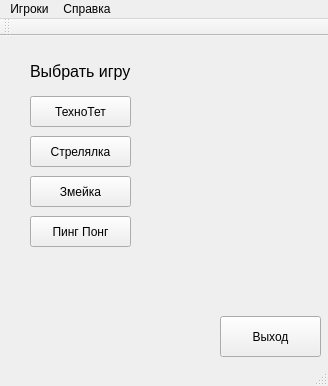
<?xml version="1.0" encoding="UTF-8"?>
<ui version="4.0">
 <class>MainWindow</class>
 <widget class="QMainWindow" name="MainWindow">
  <property name="geometry">
   <rect>
    <x>0</x>
    <y>0</y>
    <width>328</width>
    <height>386</height>
   </rect>
  </property>
  <property name="windowTitle">
   <string>ТехноТет</string>
  </property>
  <widget class="QWidget" name="centralWidget">
   <widget class="QLabel" name="label">
    <property name="geometry">
     <rect>
      <x>30</x>
      <y>20</y>
      <width>101</width>
      <height>31</height>
     </rect>
    </property>
    <property name="font">
     <font>
      <pointsize>12</pointsize>
     </font>
    </property>
    <property name="text">
     <string>Выбрать игру</string>
    </property>
   </widget>
   <widget class="QPushButton" name="Game1">
    <property name="geometry">
     <rect>
      <x>30</x>
      <y>60</y>
      <width>101</width>
      <height>31</height>
     </rect>
    </property>
    <property name="text">
     <string>ТехноТет</string>
    </property>
   </widget>
   <widget class="QPushButton" name="Game2">
    <property name="geometry">
     <rect>
      <x>30</x>
      <y>100</y>
      <width>101</width>
      <height>31</height>
     </rect>
    </property>
    <property name="text">
     <string>Стрелялка</string>
    </property>
   </widget>
   <widget class="QPushButton" name="Game3">
    <property name="geometry">
     <rect>
      <x>30</x>
      <y>140</y>
      <width>101</width>
      <height>31</height>
     </rect>
    </property>
    <property name="text">
     <string>Змейка</string>
    </property>
   </widget>
   <widget class="QPushButton" name="Exit">
    <property name="geometry">
     <rect>
      <x>220</x>
      <y>280</y>
      <width>101</width>
      <height>41</height>
     </rect>
    </property>
    <property name="text">
     <string>Выход</string>
    </property>
   </widget>
   <widget class="QPushButton" name="Game4">
    <property name="geometry">
     <rect>
      <x>30</x>
      <y>180</y>
      <width>101</width>
      <height>31</height>
     </rect>
    </property>
    <property name="text">
     <string>Пинг Понг</string>
    </property>
   </widget>
  </widget>
  <widget class="QMenuBar" name="menuBar">
   <property name="geometry">
    <rect>
     <x>0</x>
     <y>0</y>
     <width>328</width>
     <height>21</height>
    </rect>
   </property>
   <widget class="QMenu" name="menu">
    <property name="title">
     <string>Игроки</string>
    </property>
    <addaction name="action"/>
    <addaction name="action_2"/>
   </widget>
   <widget class="QMenu" name="menu_2">
    <property name="title">
     <string>Справка</string>
    </property>
    <addaction name="action_3"/>
    <addaction name="action_4"/>
   </widget>
   <addaction name="menu"/>
   <addaction name="menu_2"/>
  </widget>
  <widget class="QToolBar" name="mainToolBar">
   <attribute name="toolBarArea">
    <enum>TopToolBarArea</enum>
   </attribute>
   <attribute name="toolBarBreak">
    <bool>false</bool>
   </attribute>
  </widget>
  <widget class="QStatusBar" name="statusBar"/>
  <action name="action">
   <property name="checkable">
    <bool>false</bool>
   </property>
   <property name="text">
    <string>Посмотреть рекорды</string>
   </property>
  </action>
  <action name="action_2">
   <property name="text">
    <string>Очистить рекорды</string>
   </property>
  </action>
  <action name="action_3">
   <property name="text">
    <string>О программе</string>
   </property>
   <property name="shortcut">
    <string>F5</string>
   </property>
  </action>
  <action name="action_4">
   <property name="text">
    <string>Показать справку</string>
   </property>
   <property name="shortcut">
    <string>F1</string>
   </property>
  </action>
 </widget>
 <layoutdefault spacing="6" margin="11"/>
 <resources/>
 <connections/>
</ui>
